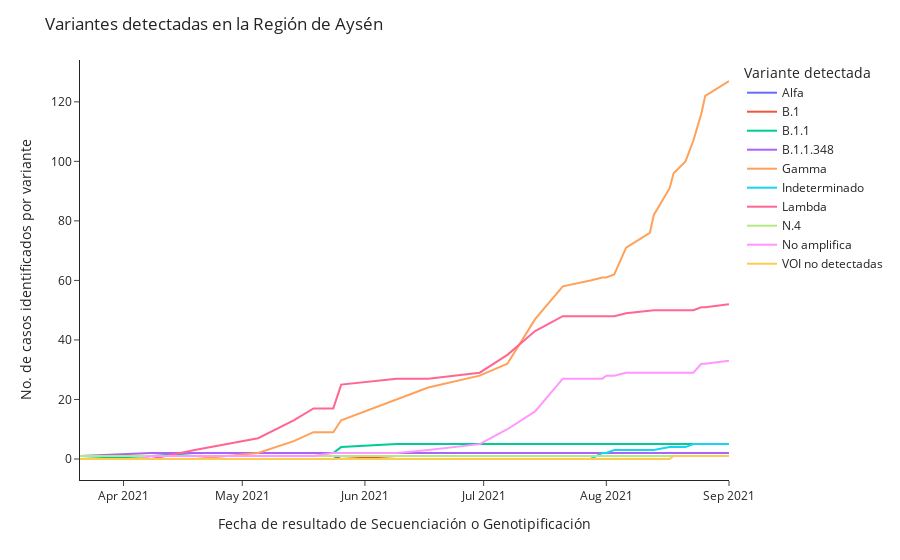

Write notebook code for a chart like this one.
### Code cell
px.line(df_variantes_clean.groupby(['fecha_resultado_secuenciacion_genotipificacion', 'variante_linaje']).count()[['n_documento']].reset_index().pivot(
    index='fecha_resultado_secuenciacion_genotipificacion',
    columns='variante_linaje', 
    values=['n_documento']
).fillna(0).cumsum().clean_names().rename(
    columns={
        'alfa':'Alfa',
        'b_1':'B.1',
        'b_1_1':'B.1.1',
        'b_1_1_348':'B.1.1.348',
        'gamma':'Gamma',
        'indeterminado':'Indeterminado',
        'lambda':'Lambda',
        'n_4':'N.4',
        'no_amplifica':'No amplifica',
        'no_se_detectan_mutaciones_para_variantes_de_interes_por_parte_de_este_kit':'VOI no detectadas'
            })['n_documento'],
        labels={'variante_linaje':'Variante detectada'},
       ).update_layout(
    title= 'Variantes detectadas en la Región de Aysén',
    yaxis_title='No. de casos identificados por variante',
    xaxis_title='Fecha de resultado de Secuenciación o Genotipificación',
    template='simple_white',
    
    
)

### Figure 1 — Plotly figure (JSON) as saved in the notebook; plotly's stock layout.template omitted (floating-point values rounded to 4 significant figures)
{"data": [{"hovertemplate": "Variante detectada=Alfa<br>fecha_resultado_secuenciacion_genotipificacion=%{x}<br>value=%{y}<extra></extra>", "legendgroup": "Alfa", "line": {"color": "#636efa", "dash": "solid"}, "marker": {"symbol": "circle"}, "mode": "lines", "name": "Alfa", "orientation": "v", "showlegend": true, "type": "scatter", "x": ["2021-03-21T00:00:00", "2021-04-05T00:00:00", "2021-04-08T00:00:00", "2021-04-19T00:00:00", "2021-05-05T00:00:00", "2021-05-14T00:00:00", "2021-05-19T00:00:00", "2021-05-24T00:00:00", "2021-05-26T00:00:00", "2021-06-09T00:00:00", "2021-06-17T00:00:00", "2021-06-30T00:00:00", "2021-07-07T00:00:00", "2021-07-14T00:00:00", "2021-07-21T00:00:00", "2021-07-28T00:00:00", "2021-07-31T00:00:00", "2021-08-01T00:00:00", "2021-08-03T00:00:00", "2021-08-06T00:00:00", "2021-08-12T00:00:00", "2021-08-13T00:00:00", "2021-08-17T00:00:00", "2021-08-18T00:00:00", "2021-08-21T00:00:00", "2021-08-23T00:00:00", "2021-08-25T00:00:00", "2021-08-26T00:00:00", "2021-09-01T00:00:00"], "xaxis": "x", "y": [0, 0, 0, 0, 0, 0, 0, 0, 1, 1, 1, 1, 1, 1, 1, 1, 1, 1, 1, 1, 1, 1, 1, 1, 1, 1, 1, 1, 1], "yaxis": "y"}, {"hovertemplate": "Variante detectada=B.1<br>fecha_resultado_secuenciacion_genotipificacion=%{x}<br>value=%{y}<extra></extra>", "legendgroup": "B.1", "line": {"color": "#EF553B", "dash": "solid"}, "marker": {"symbol": "circle"}, "mode": "lines", "name": "B.1", "orientation": "v", "showlegend": true, "type": "scatter", "x": ["2021-03-21T00:00:00", "2021-04-05T00:00:00", "2021-04-08T00:00:00", "2021-04-19T00:00:00", "2021-05-05T00:00:00", "2021-05-14T00:00:00", "2021-05-19T00:00:00", "2021-05-24T00:00:00", "2021-05-26T00:00:00", "2021-06-09T00:00:00", "2021-06-17T00:00:00", "2021-06-30T00:00:00", "2021-07-07T00:00:00", "2021-07-14T00:00:00", "2021-07-21T00:00:00", "2021-07-28T00:00:00", "2021-07-31T00:00:00", "2021-08-01T00:00:00", "2021-08-03T00:00:00", "2021-08-06T00:00:00", "2021-08-12T00:00:00", "2021-08-13T00:00:00", "2021-08-17T00:00:00", "2021-08-18T00:00:00", "2021-08-21T00:00:00", "2021-08-23T00:00:00", "2021-08-25T00:00:00", "2021-08-26T00:00:00", "2021-09-01T00:00:00"], "xaxis": "x", "y": [0, 0, 0, 0, 0, 0, 0, 0, 0, 1, 1, 1, 1, 1, 1, 1, 1, 1, 1, 1, 1, 1, 1, 1, 1, 1, 1, 1, 1], "yaxis": "y"}, {"hovertemplate": "Variante detectada=B.1.1<br>fecha_resultado_secuenciacion_genotipificacion=%{x}<br>value=%{y}<extra></extra>", "legendgroup": "B.1.1", "line": {"color": "#00cc96", "dash": "solid"}, "marker": {"symbol": "circle"}, "mode": "lines", "name": "B.1.1", "orientation": "v", "showlegend": true, "type": "scatter", "x": ["2021-03-21T00:00:00", "2021-04-05T00:00:00", "2021-04-08T00:00:00", "2021-04-19T00:00:00", "2021-05-05T00:00:00", "2021-05-14T00:00:00", "2021-05-19T00:00:00", "2021-05-24T00:00:00", "2021-05-26T00:00:00", "2021-06-09T00:00:00", "2021-06-17T00:00:00", "2021-06-30T00:00:00", "2021-07-07T00:00:00", "2021-07-14T00:00:00", "2021-07-21T00:00:00", "2021-07-28T00:00:00", "2021-07-31T00:00:00", "2021-08-01T00:00:00", "2021-08-03T00:00:00", "2021-08-06T00:00:00", "2021-08-12T00:00:00", "2021-08-13T00:00:00", "2021-08-17T00:00:00", "2021-08-18T00:00:00", "2021-08-21T00:00:00", "2021-08-23T00:00:00", "2021-08-25T00:00:00", "2021-08-26T00:00:00", "2021-09-01T00:00:00"], "xaxis": "x", "y": [0, 1, 1, 2, 2, 2, 2, 2, 4, 5, 5, 5, 5, 5, 5, 5, 5, 5, 5, 5, 5, 5, 5, 5, 5, 5, 5, 5, 5], "yaxis": "y"}, {"hovertemplate": "Variante detectada=B.1.1.348<br>fecha_resultado_secuenciacion_genotipificacion=%{x}<br>value=%{y}<extra></extra>", "legendgroup": "B.1.1.348", "line": {"color": "#ab63fa", "dash": "solid"}, "marker": {"symbol": "circle"}, "mode": "lines", "name": "B.1.1.348", "orientation": "v", "showlegend": true, "type": "scatter", "x": ["2021-03-21T00:00:00", "2021-04-05T00:00:00", "2021-04-08T00:00:00", "2021-04-19T00:00:00", "2021-05-05T00:00:00", "2021-05-14T00:00:00", "2021-05-19T00:00:00", "2021-05-24T00:00:00", "2021-05-26T00:00:00", "2021-06-09T00:00:00", "2021-06-17T00:00:00", "2021-06-30T00:00:00", "2021-07-07T00:00:00", "2021-07-14T00:00:00", "2021-07-21T00:00:00", "2021-07-28T00:00:00", "2021-07-31T00:00:00", "2021-08-01T00:00:00", "2021-08-03T00:00:00", "2021-08-06T00:00:00", "2021-08-12T00:00:00", "2021-08-13T00:00:00", "2021-08-17T00:00:00", "2021-08-18T00:00:00", "2021-08-21T00:00:00", "2021-08-23T00:00:00", "2021-08-25T00:00:00", "2021-08-26T00:00:00", "2021-09-01T00:00:00"], "xaxis": "x", "y": [1, 2, 2, 2, 2, 2, 2, 2, 2, 2, 2, 2, 2, 2, 2, 2, 2, 2, 2, 2, 2, 2, 2, 2, 2, 2, 2, 2, 2], "yaxis": "y"}, {"hovertemplate": "Variante detectada=Gamma<br>fecha_resultado_secuenciacion_genotipificacion=%{x}<br>value=%{y}<extra></extra>", "legendgroup": "Gamma", "line": {"color": "#FFA15A", "dash": "solid"}, "marker": {"symbol": "circle"}, "mode": "lines", "name": "Gamma", "orientation": "v", "showlegend": true, "type": "scatter", "x": ["2021-03-21T00:00:00", "2021-04-05T00:00:00", "2021-04-08T00:00:00", "2021-04-19T00:00:00", "2021-05-05T00:00:00", "2021-05-14T00:00:00", "2021-05-19T00:00:00", "2021-05-24T00:00:00", "2021-05-26T00:00:00", "2021-06-09T00:00:00", "2021-06-17T00:00:00", "2021-06-30T00:00:00", "2021-07-07T00:00:00", "2021-07-14T00:00:00", "2021-07-21T00:00:00", "2021-07-28T00:00:00", "2021-07-31T00:00:00", "2021-08-01T00:00:00", "2021-08-03T00:00:00", "2021-08-06T00:00:00", "2021-08-12T00:00:00", "2021-08-13T00:00:00", "2021-08-17T00:00:00", "2021-08-18T00:00:00", "2021-08-21T00:00:00", "2021-08-23T00:00:00", "2021-08-25T00:00:00", "2021-08-26T00:00:00", "2021-09-01T00:00:00"], "xaxis": "x", "y": [0, 0, 0, 0, 2, 6, 9, 9, 13, 20, 24, 28, 32, 47, 58, 60, 61, 61, 62, 71, 76, 82, 91, 96, 100, 107, 116, 122, 127], "yaxis": "y"}, {"hovertemplate": "Variante detectada=Indeterminado<br>fecha_resultado_secuenciacion_genotipificacion=%{x}<br>value=%{y}<extra></extra>", "legendgroup": "Indeterminado", "line": {"color": "#19d3f3", "dash": "solid"}, "marker": {"symbol": "circle"}, "mode": "lines", "name": "Indeterminado", "orientation": "v", "showlegend": true, "type": "scatter", "x": ["2021-03-21T00:00:00", "2021-04-05T00:00:00", "2021-04-08T00:00:00", "2021-04-19T00:00:00", "2021-05-05T00:00:00", "2021-05-14T00:00:00", "2021-05-19T00:00:00", "2021-05-24T00:00:00", "2021-05-26T00:00:00", "2021-06-09T00:00:00", "2021-06-17T00:00:00", "2021-06-30T00:00:00", "2021-07-07T00:00:00", "2021-07-14T00:00:00", "2021-07-21T00:00:00", "2021-07-28T00:00:00", "2021-07-31T00:00:00", "2021-08-01T00:00:00", "2021-08-03T00:00:00", "2021-08-06T00:00:00", "2021-08-12T00:00:00", "2021-08-13T00:00:00", "2021-08-17T00:00:00", "2021-08-18T00:00:00", "2021-08-21T00:00:00", "2021-08-23T00:00:00", "2021-08-25T00:00:00", "2021-08-26T00:00:00", "2021-09-01T00:00:00"], "xaxis": "x", "y": [0, 0, 0, 0, 0, 0, 0, 0, 0, 0, 0, 0, 0, 0, 0, 0, 2, 2, 3, 3, 3, 3, 4, 4, 4, 5, 5, 5, 5], "yaxis": "y"}, {"hovertemplate": "Variante detectada=Lambda<br>fecha_resultado_secuenciacion_genotipificacion=%{x}<br>value=%{y}<extra></extra>", "legendgroup": "Lambda", "line": {"color": "#FF6692", "dash": "solid"}, "marker": {"symbol": "circle"}, "mode": "lines", "name": "Lambda", "orientation": "v", "showlegend": true, "type": "scatter", "x": ["2021-03-21T00:00:00", "2021-04-05T00:00:00", "2021-04-08T00:00:00", "2021-04-19T00:00:00", "2021-05-05T00:00:00", "2021-05-14T00:00:00", "2021-05-19T00:00:00", "2021-05-24T00:00:00", "2021-05-26T00:00:00", "2021-06-09T00:00:00", "2021-06-17T00:00:00", "2021-06-30T00:00:00", "2021-07-07T00:00:00", "2021-07-14T00:00:00", "2021-07-21T00:00:00", "2021-07-28T00:00:00", "2021-07-31T00:00:00", "2021-08-01T00:00:00", "2021-08-03T00:00:00", "2021-08-06T00:00:00", "2021-08-12T00:00:00", "2021-08-13T00:00:00", "2021-08-17T00:00:00", "2021-08-18T00:00:00", "2021-08-21T00:00:00", "2021-08-23T00:00:00", "2021-08-25T00:00:00", "2021-08-26T00:00:00", "2021-09-01T00:00:00"], "xaxis": "x", "y": [0, 0, 0, 3, 7, 13, 17, 17, 25, 27, 27, 29, 35, 43, 48, 48, 48, 48, 48, 49, 50, 50, 50, 50, 50, 50, 51, 51, 52], "yaxis": "y"}, {"hovertemplate": "Variante detectada=N.4<br>fecha_resultado_secuenciacion_genotipificacion=%{x}<br>value=%{y}<extra></extra>", "legendgroup": "N.4", "line": {"color": "#B6E880", "dash": "solid"}, "marker": {"symbol": "circle"}, "mode": "lines", "name": "N.4", "orientation": "v", "showlegend": true, "type": "scatter", "x": ["2021-03-21T00:00:00", "2021-04-05T00:00:00", "2021-04-08T00:00:00", "2021-04-19T00:00:00", "2021-05-05T00:00:00", "2021-05-14T00:00:00", "2021-05-19T00:00:00", "2021-05-24T00:00:00", "2021-05-26T00:00:00", "2021-06-09T00:00:00", "2021-06-17T00:00:00", "2021-06-30T00:00:00", "2021-07-07T00:00:00", "2021-07-14T00:00:00", "2021-07-21T00:00:00", "2021-07-28T00:00:00", "2021-07-31T00:00:00", "2021-08-01T00:00:00", "2021-08-03T00:00:00", "2021-08-06T00:00:00", "2021-08-12T00:00:00", "2021-08-13T00:00:00", "2021-08-17T00:00:00", "2021-08-18T00:00:00", "2021-08-21T00:00:00", "2021-08-23T00:00:00", "2021-08-25T00:00:00", "2021-08-26T00:00:00", "2021-09-01T00:00:00"], "xaxis": "x", "y": [1, 1, 1, 1, 1, 1, 1, 1, 1, 1, 1, 1, 1, 1, 1, 1, 1, 1, 1, 1, 1, 1, 1, 1, 1, 1, 1, 1, 1], "yaxis": "y"}, {"hovertemplate": "Variante detectada=No amplifica<br>fecha_resultado_secuenciacion_genotipificacion=%{x}<br>value=%{y}<extra></extra>", "legendgroup": "No amplifica", "line": {"color": "#FF97FF", "dash": "solid"}, "marker": {"symbol": "circle"}, "mode": "lines", "name": "No amplifica", "orientation": "v", "showlegend": true, "type": "scatter", "x": ["2021-03-21T00:00:00", "2021-04-05T00:00:00", "2021-04-08T00:00:00", "2021-04-19T00:00:00", "2021-05-05T00:00:00", "2021-05-14T00:00:00", "2021-05-19T00:00:00", "2021-05-24T00:00:00", "2021-05-26T00:00:00", "2021-06-09T00:00:00", "2021-06-17T00:00:00", "2021-06-30T00:00:00", "2021-07-07T00:00:00", "2021-07-14T00:00:00", "2021-07-21T00:00:00", "2021-07-28T00:00:00", "2021-07-31T00:00:00", "2021-08-01T00:00:00", "2021-08-03T00:00:00", "2021-08-06T00:00:00", "2021-08-12T00:00:00", "2021-08-13T00:00:00", "2021-08-17T00:00:00", "2021-08-18T00:00:00", "2021-08-21T00:00:00", "2021-08-23T00:00:00", "2021-08-25T00:00:00", "2021-08-26T00:00:00", "2021-09-01T00:00:00"], "xaxis": "x", "y": [0, 0, 1, 1, 1, 1, 1, 2, 2, 2, 3, 5, 10, 16, 27, 27, 27, 28, 28, 29, 29, 29, 29, 29, 29, 29, 32, 32, 33], "yaxis": "y"}, {"hovertemplate": "Variante detectada=VOI no detectadas<br>fecha_resultado_secuenciacion_genotipificacion=%{x}<br>value=%{y}<extra></extra>", "legendgroup": "VOI no detectadas", "line": {"color": "#FECB52", "dash": "solid"}, "marker": {"symbol": "circle"}, "mode": "lines", "name": "VOI no detectadas", "orientation": "v", "showlegend": true, "type": "scatter", "x": ["2021-03-21T00:00:00", "2021-04-05T00:00:00", "2021-04-08T00:00:00", "2021-04-19T00:00:00", "2021-05-05T00:00:00", "2021-05-14T00:00:00", "2021-05-19T00:00:00", "2021-05-24T00:00:00", "2021-05-26T00:00:00", "2021-06-09T00:00:00", "2021-06-17T00:00:00", "2021-06-30T00:00:00", "2021-07-07T00:00:00", "2021-07-14T00:00:00", "2021-07-21T00:00:00", "2021-07-28T00:00:00", "2021-07-31T00:00:00", "2021-08-01T00:00:00", "2021-08-03T00:00:00", "2021-08-06T00:00:00", "2021-08-12T00:00:00", "2021-08-13T00:00:00", "2021-08-17T00:00:00", "2021-08-18T00:00:00", "2021-08-21T00:00:00", "2021-08-23T00:00:00", "2021-08-25T00:00:00", "2021-08-26T00:00:00", "2021-09-01T00:00:00"], "xaxis": "x", "y": [0, 0, 0, 0, 0, 0, 0, 0, 0, 0, 0, 0, 0, 0, 0, 0, 0, 0, 0, 0, 0, 0, 0, 1, 1, 1, 1, 1, 1], "yaxis": "y"}], "layout": {"legend": {"title": {"text": "Variante detectada"}, "tracegroupgap": 0}, "margin": {"t": 60}, "title": {"text": "Variantes detectadas en la Región de Aysén"}, "xaxis": {"anchor": "y", "domain": [0, 1], "title": {"text": "Fecha de resultado de Secuenciación o Genotipificación"}}, "yaxis": {"anchor": "x", "domain": [0, 1], "title": {"text": "No. de casos identificados por variante"}}}}
